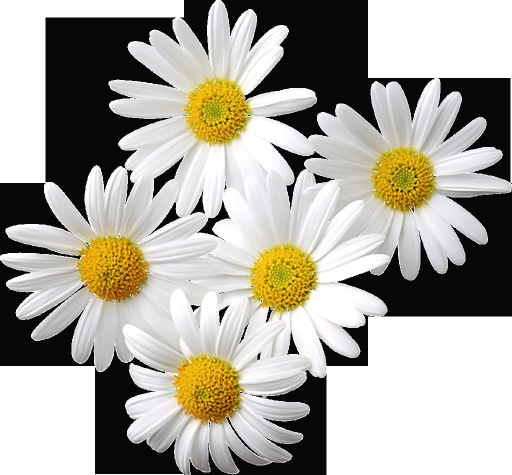
#> input picture original_images/100.png, 1024 x 950 px (shown at 1/2 size); its folder holds only this picture in this run
$ python main.py
#> lines starting #> are read from the running program, lines starting #| are printed output that depends on the picture; after the words box and inside, x2 and y2 are one past the last pixel; in counts of white or black regions, pixels touching at a corner belong together
#> in process_images, image is the input picture: shape (950, 1024, 4); mean B, G, R, A 158.6, 168.4, 171.7, 121.4
### image_processing.py
import cv2
import numpy as np
import os
from background_generators import generate_random_background, get_random_background_image

def create_binary_mask(image, mask_output_dir, index):
    """
    Creates a binary mask from the given image and saves it to the specified directory.

    :param image: input image in BGR format with an alpha channel
    :param mask_output_dir: output directory for the binary mask
    :param index: index of the image used for naming the output file
    """
#> called with mask_output_dir = 'modified_images/masks_test', index = 1
    try:
        # Extract the alpha channel from the image
        alpha_channel = image[:, :, 3]
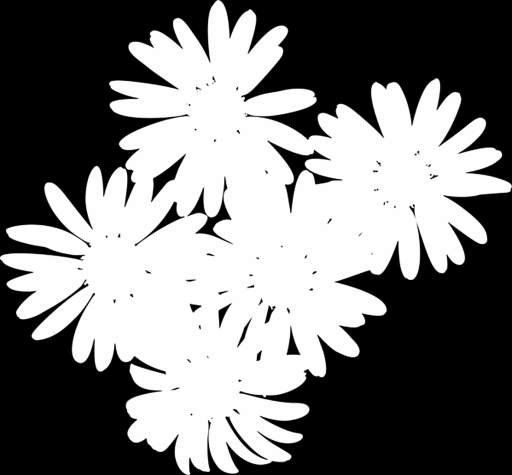
#> alpha_channel: shape (950, 1024) (shown at 1/2 size); min 0, max 254, mean 121.4

        # Create a binary mask using the alpha channel
        binary_mask = cv2.threshold(alpha_channel, 0, 255, cv2.THRESH_BINARY)[1]
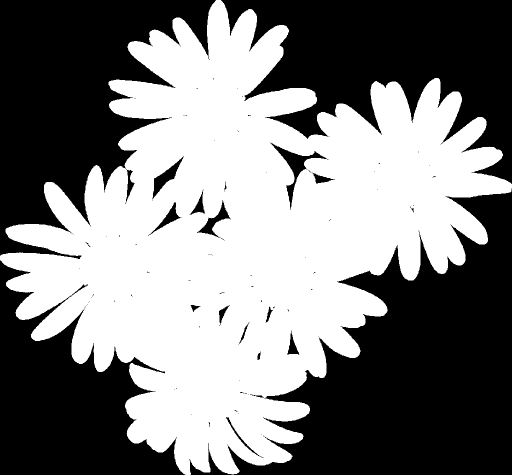
#> binary_mask: shape (950, 1024) (shown at 1/2 size); 49.6% white; 1 white region, box (x1, y1, x2, y2) and area: (0, 0, 1024, 950) 482869

        # Save the binary mask
        output_path = os.path.join(mask_output_dir, f"{index}.png")
        cv2.imwrite(output_path, binary_mask)
    except IndexError:
        print(f"Skipping image {index} due to IndexError (missing alpha channel)")

# [30 lines left out: function add_selected_background, not called in this run]


def add_random_background(image, bg_output_dir, index):
    """
    Generates a random background, adds it to the input image, and saves the result.

    :param image: input image in BGR format with an alpha channel
    :param bg_output_dir: output directory for the image with the random background
    :param index: index of the image used for naming the output file
    """
#> called with bg_output_dir = 'modified_images/originals_test', index = 1
    try:
        # Generate a random background
        random_bg = generate_random_background(image.shape)

        # Combine the original image with the random background
        foreground = cv2.cvtColor(image, cv2.COLOR_BGRA2RGBA)
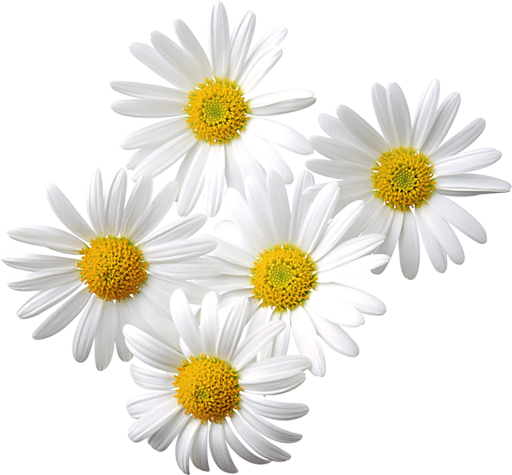
#> foreground: shape (950, 1024, 4) (shown at 1/2 size); mean R, G, B, A 171.7, 168.4, 158.6, 121.4; transparent parts drawn white
        background = cv2.cvtColor(random_bg, cv2.COLOR_BGR2RGB)
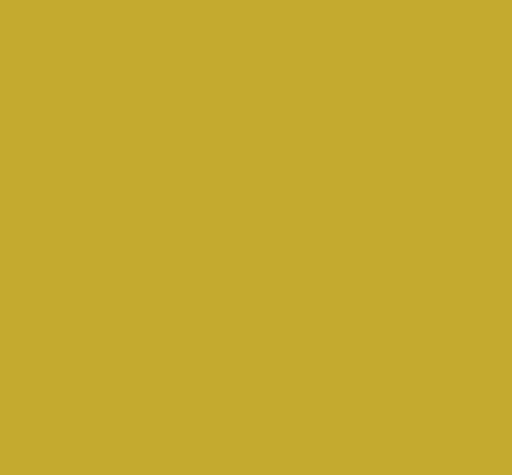
#> background: shape (950, 1024, 3) (shown at 1/2 size); mean R, G, B 196, 170, 47
        alpha = foreground[:, :, 3] / 255.0
        alpha_expanded = np.repeat(alpha[:, :, np.newaxis], 3, axis=2)

        # Blend the foreground and background images using the alpha channel
        result = cv2.multiply(alpha_expanded, foreground[:, :, :3].astype(float)) + \
                cv2.multiply(1 - alpha_expanded, background.astype(float))
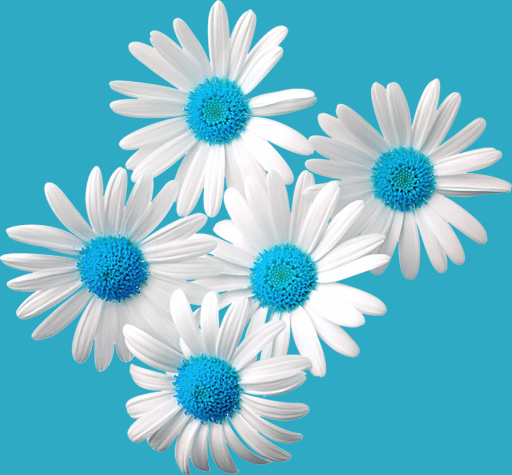
#> result: shape (950, 1024, 3) float64 (shown at 1/2 size); mean of channels 0, 1, 2 205.2, 188.3, 114; drawn as B, G, R
        result = result.astype(np.uint8)

        # Save the image with the random background
        output_path = os.path.join(bg_output_dir, f"{index}.jpg")
        cv2.imwrite(output_path, cv2.cvtColor(result, cv2.COLOR_RGB2BGR))
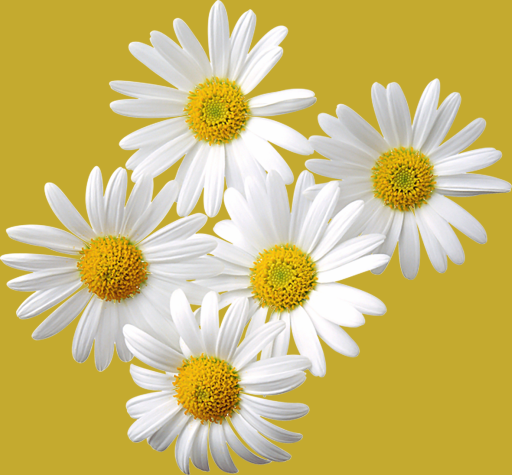
#> saved as 1.jpg: shape (950, 1024, 3) (shown at 1/2 size); mean B, G, R 113.9, 187.9, 204.9
        # print(f"Image with random background saved at {output_path}")
    except IndexError:
        print(f"Skipping image {index} due to IndexError (missing alpha channel)")

def process_images(input_dir, mask_output_dir, bg_output_dir, background_images_dir):
    """
    Processes all images in the input directory, creates binary masks, adds random and selected backgrounds,
    and saves the results in the specified output directories.

    :param input_dir: directory containing input images
    :param mask_output_dir: output directory for binary masks
    :param bg_output_dir: output directory for images with added backgrounds
    :param background_images_dir: directory containing background images
    """
    # Create the output directories if they don't exist
    if not os.path.exists(mask_output_dir):
        os.makedirs(mask_output_dir)
    if not os.path.exists(bg_output_dir):
        os.makedirs(bg_output_dir)

    used_backgrounds = set()
    # Loop through all images in the input directory
    for index, filename in enumerate(os.listdir(input_dir), start=1):
        if index % 100 == 0:
            print(f"Processed {index} images")
        if filename.lower().endswith(('.png', '.jpg', '.jpeg')):
            input_image_path = os.path.join(input_dir, filename)
            image = cv2.imread(input_image_path, cv2.IMREAD_UNCHANGED)
            create_binary_mask(image, mask_output_dir, index)
            add_random_background(image, bg_output_dir, index)
            # add_selected_background(image, bg_output_dir, index, background_images_dir, used_backgrounds)

### background_generators.py
import cv2
import os
import random
import numpy as np

# [24 lines left out: function get_random_background_image, not called in this run]


def generate_random_background(shape):
    """
    Generates a random background image by choosing between solid color, striped, and blended color backgrounds.

    :param shape: A tuple of the form (height, width, channels) representing the desired shape of the output background image.
    :type shape: tuple
    :return: A randomly generated background image with the specified shape.
    :rtype: numpy.ndarray
    """
    choice = np.random.choice(["solid", "striped", "blended"])

    if choice == "solid":
        # Create a random solid color background
        bg_color = np.random.randint(0, 256, size=3, dtype=np.uint8)
        bg = np.full((shape[0], shape[1], 3), bg_color, dtype=np.uint8)

    elif choice == "striped":
        # Create a striped background with random colors and directions
        num_slices = np.random.randint(2, 6)  # Choose the number of color slices (2 to 5)
        slice_width = shape[1] // num_slices
        slices = []

        for i in range(num_slices):
            color = np.random.randint(0, 256, size=3, dtype=np.uint8)
            single_slice = np.full((shape[0], slice_width, 3), color, dtype=np.uint8)
            slices.append(single_slice)

        # Concatenate the color slices to form the striped background
        bg = np.hstack(slices)

        # If the width of the concatenated slices is smaller than the original image width,
        # extend the last slice to match the width
        if bg.shape[1] < shape[1]:
            last_slice = np.full((shape[0], shape[1] - bg.shape[1], 3), slices[-1][0, 0], dtype=np.uint8)
            bg = np.hstack((bg, last_slice))

        # Rotate the stripes randomly between 0, 45, 90, and 135 degrees
        rotation_angle = np.random.choice([0, 45, 90, 135])
        rotation_matrix = cv2.getRotationMatrix2D((shape[1] // 2, shape[0] // 2), rotation_angle, 1)
        bg = cv2.warpAffine(bg, rotation_matrix, (shape[1], shape[0]))

    elif choice == "blended":
        # Create a random color background
        bg_color = np.random.randint(0, 256, size=(shape[0], shape[1], 3), dtype=np.uint8)

        # Apply a Gaussian blur to the background to create a blend of colors
        bg = cv2.GaussianBlur(bg_color, (25, 25), 10)

    return bg

### main.py
from image_processing import process_images

if __name__ == "__main__":
    input_dir = "original_images"
    mask_output_dir = "modified_images/masks_test"
    bg_output_dir = "modified_images/originals_test"
    background_images_dir = "background_images"

    print("Processing images...")
    process_images(input_dir, mask_output_dir, bg_output_dir, background_images_dir)
    print("Done!")

$ run again, on original_images/117.png
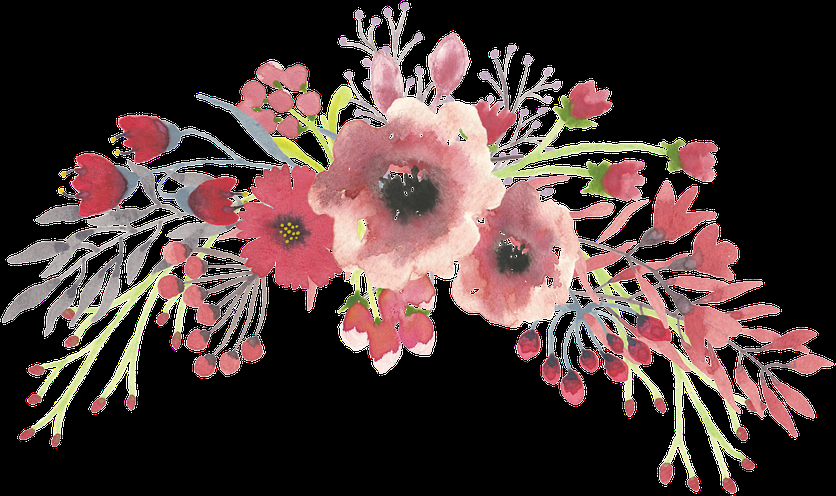
#> input picture original_images/117.png, 836 x 496 px
#> in process_images, image is the input picture: shape (496, 836, 4); mean B, G, R, A 54.8, 56.9, 75.5, 78.4
#> in create_binary_mask, `binary_mask = cv2.threshold(alpha_channel, 0, 255, cv2.THRESH_BINARY)[1]`:
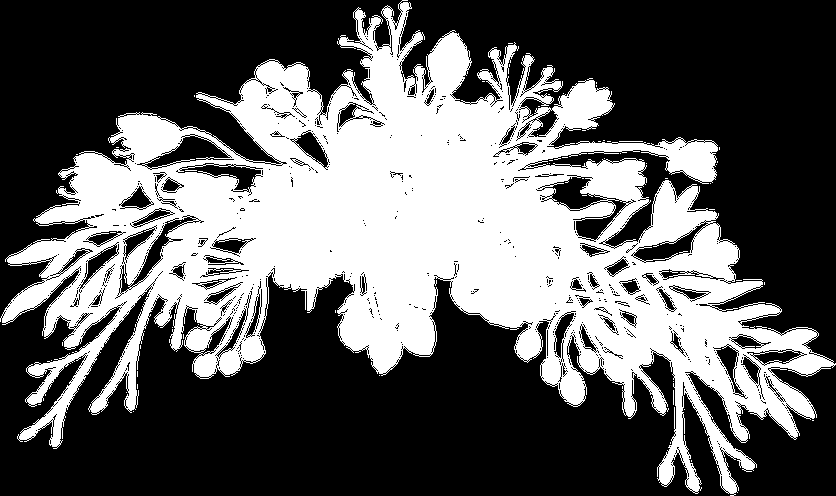
#> binary_mask: shape (496, 836); 37.6% white; 63 white regions (61 under 20 px), largest, box (x1, y1, x2, y2) and area: (0, 0, 836, 496) 155830, (619, 141, 643, 142) 24
#> in add_random_background, `cv2.imwrite(output_path, cv2.cvtColor(result, cv2.COLOR_RGB2BGR))`:
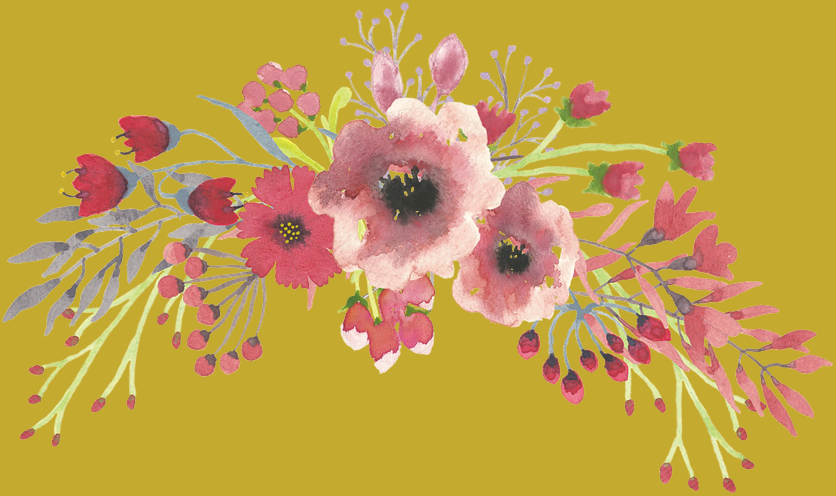
#> saved as 1.jpg: shape (496, 836, 3); mean B, G, R 74.7, 161.4, 196.5

$ run again, on original_images/120.png
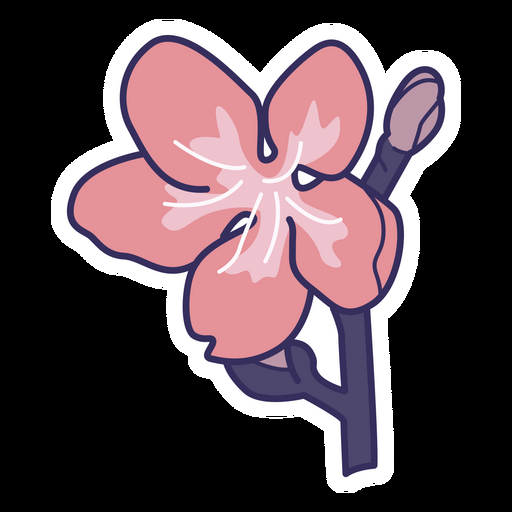
#> input picture original_images/120.png, 512 x 512 px
#> in process_images, image is the input picture: shape (512, 512, 4) uint16; mean B, G, R, A 20100.5, 18523.8, 23061.9, 27994.3
#> in create_binary_mask, `binary_mask = cv2.threshold(alpha_channel, 0, 255, cv2.THRESH_BINARY)[1]`:
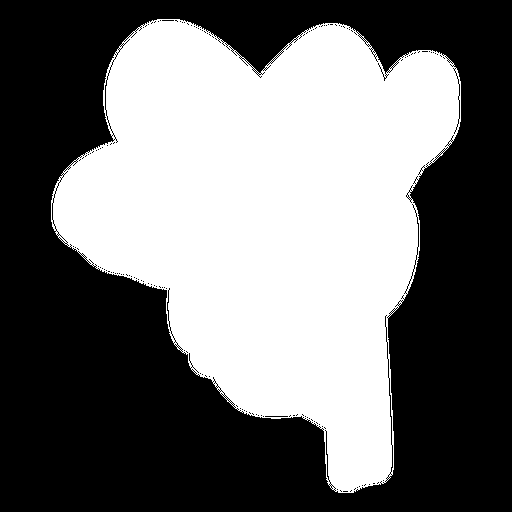
#> binary_mask: shape (512, 512) uint16; 44.2% white; 1 white region, box (x1, y1, x2, y2) and area: (51, 19, 461, 493) 115764
#> in add_random_background, `cv2.imwrite(output_path, cv2.cvtColor(result, cv2.COLOR_RGB2BGR))`:
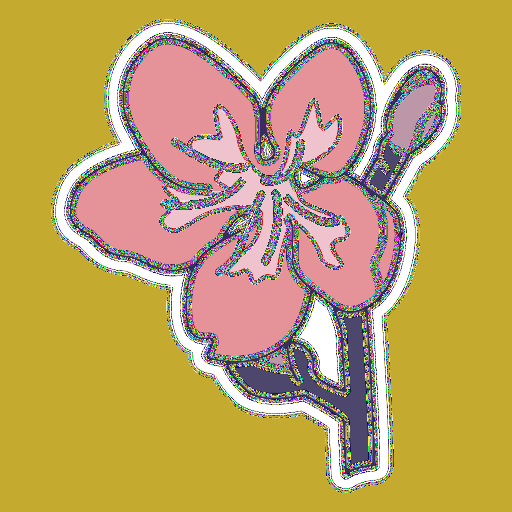
#> saved as 1.jpg: shape (512, 512, 3); mean B, G, R 96.2, 162.7, 191.1

$ run again, on original_images/123.png
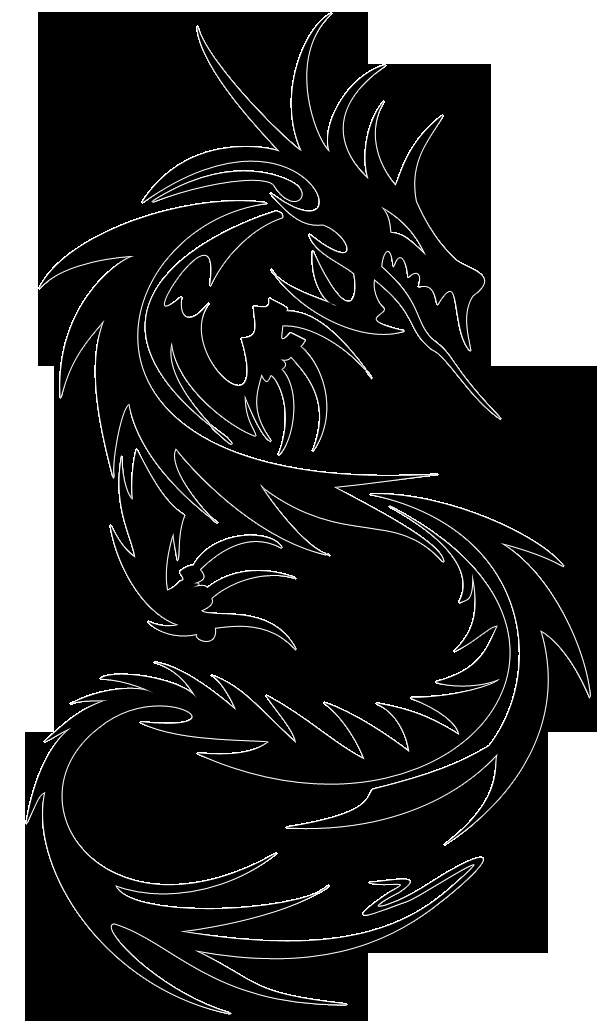
#> input picture original_images/123.png, 604 x 1024 px
#> in process_images, image is the input picture: shape (1024, 604, 4); mean B, G, R, A 60.7, 60.7, 60.7, 68
#> in create_binary_mask, `binary_mask = cv2.threshold(alpha_channel, 0, 255, cv2.THRESH_BINARY)[1]`:
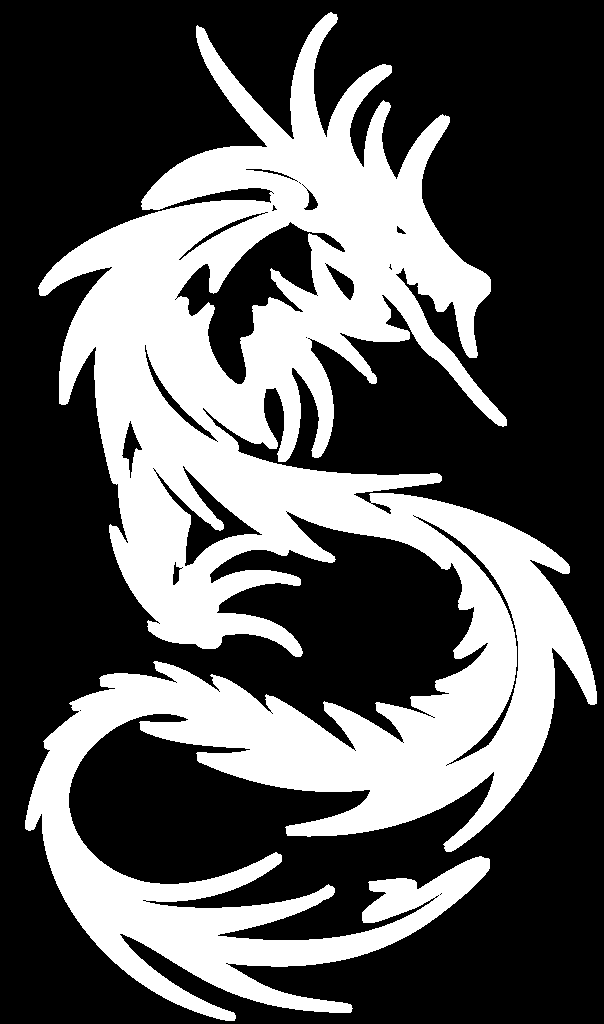
#> binary_mask: shape (1024, 604); 35.1% white; 1 white region, box (x1, y1, x2, y2) and area: (25, 12, 597, 1021) 217231
#> in add_random_background, `cv2.imwrite(output_path, cv2.cvtColor(result, cv2.COLOR_RGB2BGR))`:
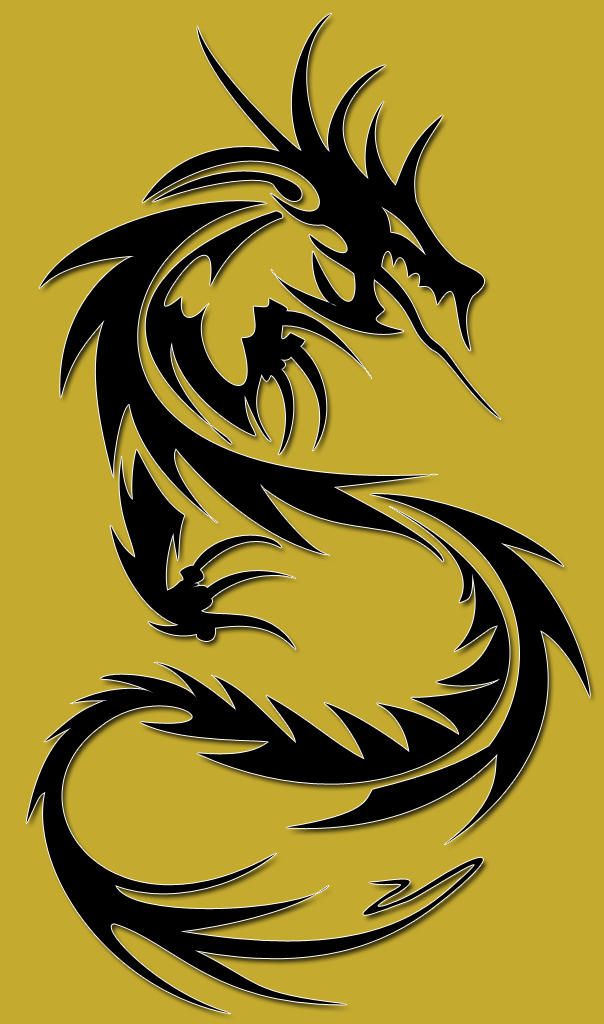
#> saved as 1.jpg: shape (1024, 604, 3); mean B, G, R 41, 131.2, 150.2
